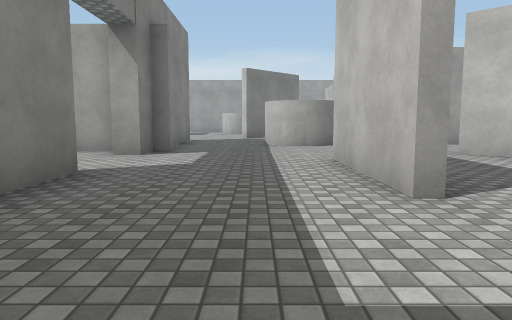
View 1 (above)

20 first-person views from a walk through a 3-D level made in the Unity game engine. The camera is 1.2 m above the floor, tilts 6° down and sees 70° across. The floor is counted in squares, 2 m on a side. Each view is taken from the middle of a square. On the plan, view 1 faces up. The plan holds only what a view shows up to about 10 squares ahead; the rest is blank. The place goes on beyond the plan. The player is left out. Some surface patterns are stand-ins.

View 2
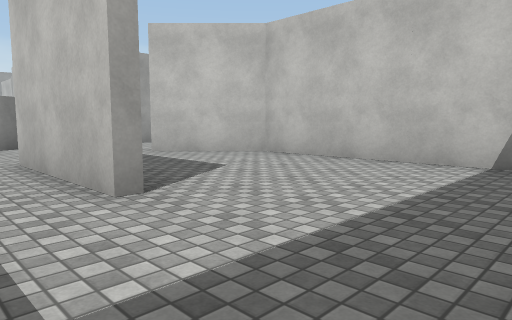

View 3
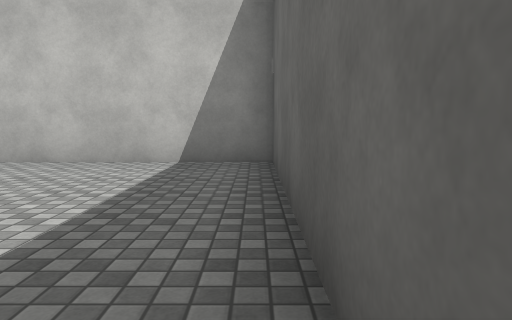

View 4
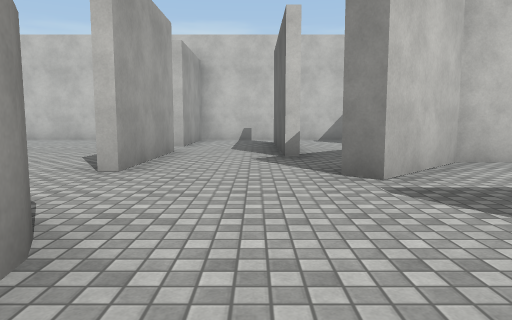

View 5
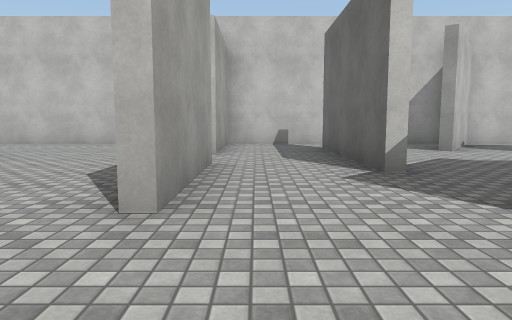

View 6
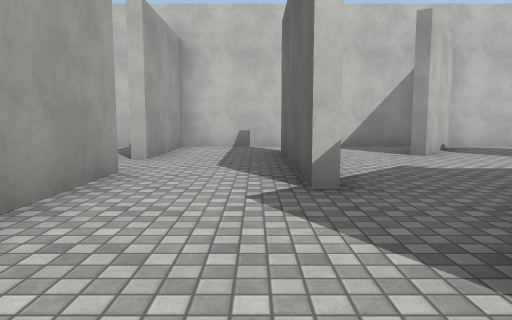

View 7
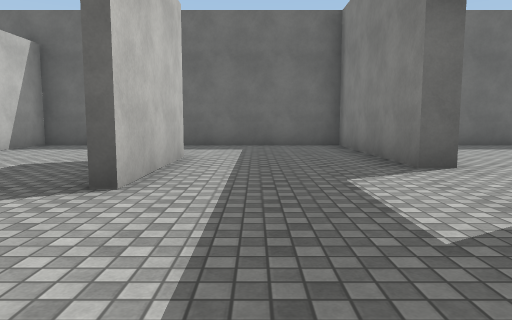

View 8
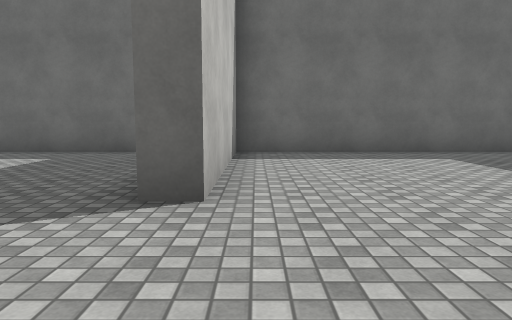

View 9
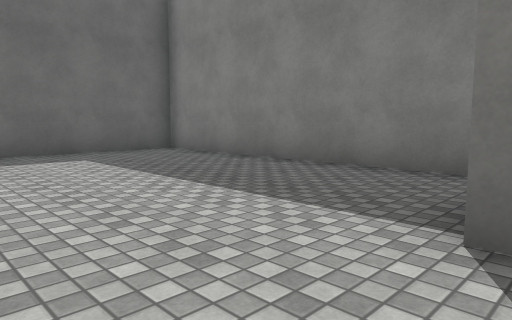

View 10
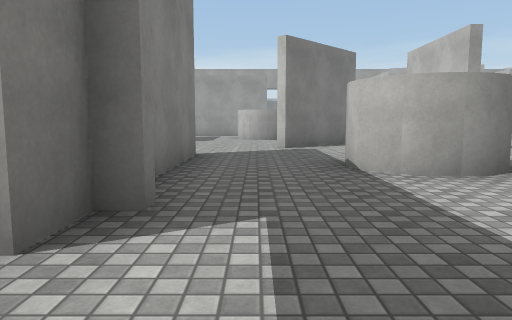

View 11
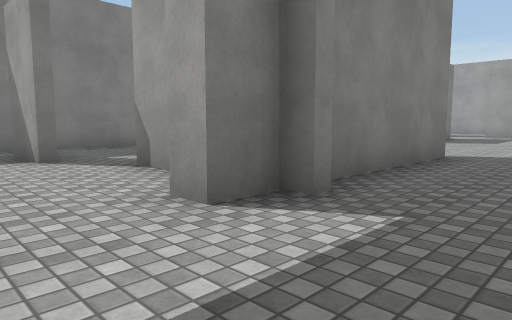

View 12
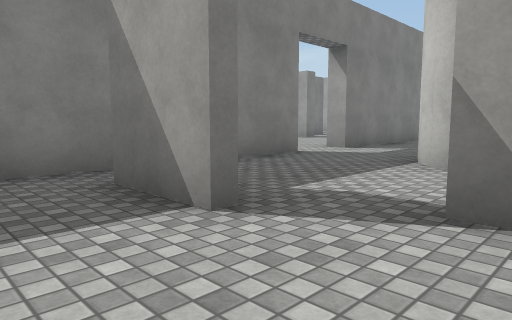

View 13
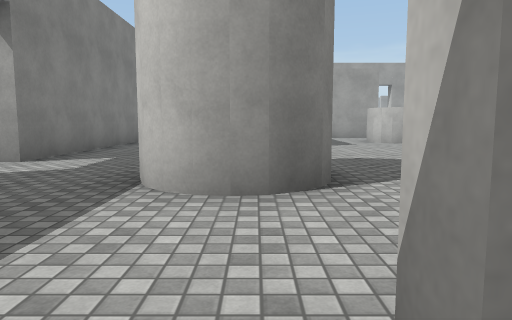

View 14
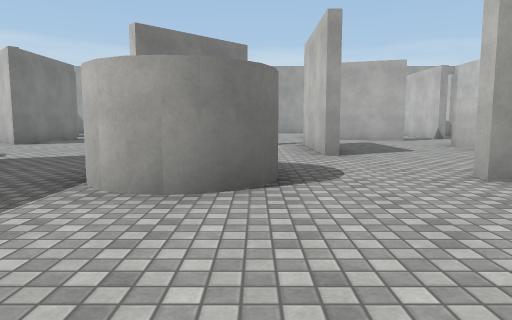

View 15
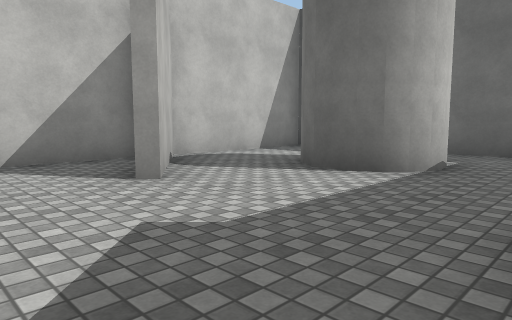

View 16
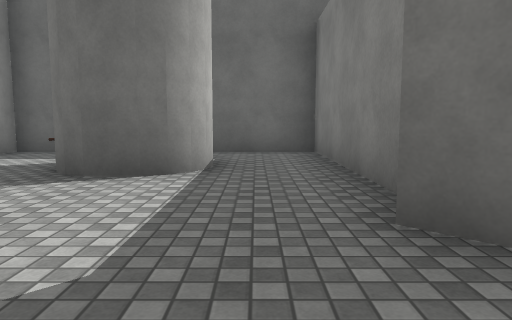

View 17
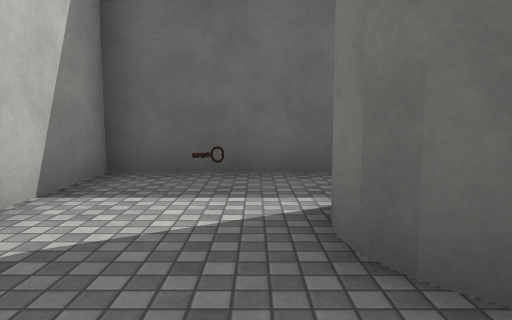

View 18
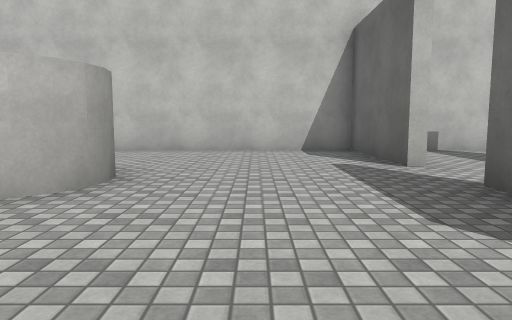

View 19
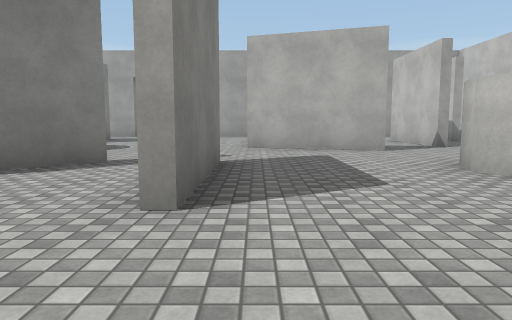

View 20
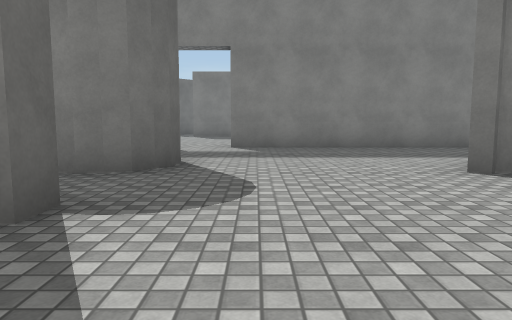

### Floor plan
Ten units are one square. View 1 is at (0, 0); x grows to the right and y downward. Boxes are objects, and circles mark ways between rooms. Rooms are numbered by the first view taken in them; rooms with no view inside come last. Other rooms are left out.
<svg viewBox="-96 -189 218 196">
<path fill="none" stroke="#000" d="M12 -28 12 -59M-26 -43 -21 -43 -21 2 53 2 53 -51 37 -67 41 -71M-16 -74 -21 -74 -21 -65 -26 -65M12 -90 9 -90M21 -94 17 -90 11 -89M64 -96 42 -96M67 -147 69 -151M77 -135 72 -136 68 -140M35 -154 35 -124M32 -124 32 -155M67 -175 38 -184M69 -100 74 -100M19 -155 -3 -133M88 -100 117 -100 117 -159M9 -90 6 -92M-21 -116 -21 -81M-59 -65 -75 -65M-29 -74 -48 -74M-85 -76 -85 2 -26 2 -26 -43M86 -31 89 -30 93 -28M78 -28 84 -31M58 -54 62 -49M58 -41 58 -15M77 -26 81 -30M62 -71 62 -75M107 -41 93 -51M76 -16 76 -22 79 -30 87 -31M-53 -119 -48 -118M-42 -107 -44 -103 -48 -99 -56 -100M-43 -155 -49 -161M-26 -116 -21 -116M-45 -102 -49 -99M-85 -108 -85 -76M-85 -180 -85 -124 -91 -124M95 -25 96 -20M75 2 117 2 117 -34 107 -41M84 -75 102 -75M117 -74 117 -96 88 -96M117 -40 117 -74M74 -96 64 -96M62 -75 84 -75M58 -15 58 2 75 2"/>
<rect x="95" y="-15" width="10" height="10" fill="#bbb"><title>other object</title></rect>
<circle cx="-5" cy="-95" r="3" fill="#2a7"/>
<circle cx="35" cy="-100" r="3" fill="#2a7"/>
<circle cx="-20" cy="-55" r="3" fill="#2a7"/>
<circle cx="60" cy="-70" r="3" fill="#2a7"/>
<circle cx="70" cy="-90" r="3" fill="#2a7"/>
<circle cx="-5" cy="-125" r="3" fill="#2a7"/>
<circle cx="80" cy="-100" r="3" fill="#2a7"/>
<circle cx="-50" cy="-70" r="3" fill="#2a7"/>
<circle cx="-80" cy="-70" r="3" fill="#2a7"/>
<circle cx="100" cy="-25" r="3" fill="#2a7"/>
<circle cx="100" cy="-65" r="3" fill="#2a7"/>
<circle cx="70" cy="-25" r="3" fill="#2a7"/>
<circle cx="85" cy="-5" r="3" fill="#2a7"/>
<circle cx="110" cy="-80" r="3" fill="#2a7"/>
<circle cx="95" cy="-90" r="3" fill="#2a7"/>
<text x="20" y="-40">1</text>
<text x="60" y="-140">2</text>
<text x="-50" y="-30">3</text>
<text x="80" y="-50">4</text>
<text x="-50" y="-130">5</text>
<text x="100" y="-10">6</text>
<text x="100" y="-90">7</text>
<text x="100" y="-70">8</text>
<text x="70" y="-90">9</text>
<text x="70" y="-10">10</text>
</svg>
Room 1 opens to room 2. Room 1 opens to room 3. Room 1 opens to room 4. Room 1 opens to room 9. Room 2 opens to room 5. Room 2 opens to room 9. Room 3 opens to room 5. Room 4 opens to room 6. Room 4 opens to room 8. Room 4 opens to room 10. Room 6 opens to room 10. Room 7 opens to room 8. Room 7 opens to room 9.

Where each view was taken, in squares from view 1:
view 1: 0 up, 0 right, facing up
view 2: 0 up, 0 right, facing up-right
view 3: 0 up, 0 right, facing right
view 4: 8 up, 0 right, facing right
view 5: 9 up, 2 right, facing right
view 6: 8 up, 3 right, facing right
view 7: 9 up, 0 right, facing down
view 8: 7 up, 3 left, facing down
view 9: 7 up, 4 left, facing down-left
view 10: 5 up, 1 left, facing up
view 11: 5 up, 0 right, facing up-left
view 12: 5 up, 4 left, facing up-left
view 13: 7 up, 5 left, facing up
view 14: 6 up, 2 right, facing up
view 15: 7 up, 6 right, facing down-right
view 16: 7 up, 7 right, facing down
view 17: 4 up, 10 right, facing down
view 18: 12 up, 4 right, facing right
view 19: 10 up, 4 right, facing up
view 20: 13 up, 0 right, facing left
